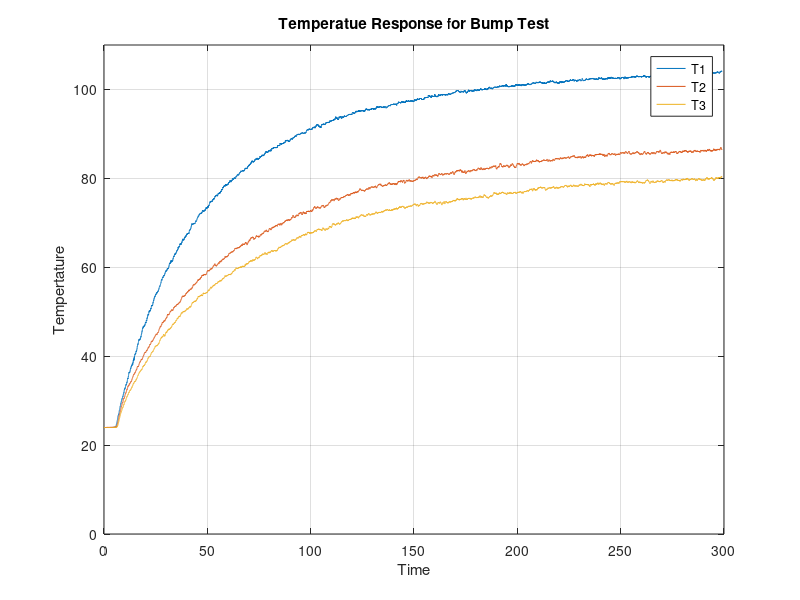

MATLAB code to generate this figure: (Note: this script raises an error after producing the figure.)
%% Load and process On/Off Controller with Width=1.0

load('data_open_loop.mat')

t=data_hfe_ol(1,:);
T1=data_hfe_ol(2,:);
T2=data_hfe_ol(3,:);
T3=data_hfe_ol(4,:);
Vh=data_hfe_ol(5,:);
Vb=data_hfe_ol(6,:);

plot(t,T1);
grid on;
ylim([0 110]);
title('Temperatue Response for Bump Test');
ylabel('Tempertature');
xlabel('Time');
hold on;
plot(t,T2);
hold on;
plot(t,T3);
legend('T1','T2','T3');
savefig('data_open_loop_temp.fig');
fig=openfig('data_open_loop_temp.fig');
saveas(fig,'data_open_loop_temp.png');
close(fig);
hold off;


plot(t,Vh);
grid on;
ylim([0 5]);
title('Applied Heater Voltages for Bump Test');
ylabel('Voltage');
xlabel('Time');
hold on;
plot(t,Vb);
legend('V_h','V_b');
savefig('data_open_loop_volt.fig');
fig=openfig('data_open_loop_volt.fig');
saveas(fig,'data_open_loop_volt.png');
close(fig);
hold off;


%% Load and process On/Off Controller with Width=1.0

load('data_u_onoff_width=1.0.mat')
load('data_temp_onoff_width=1.0.mat')

t=data_temp(:,1);
T1d=data_temp(:,2);
T1=data_temp(:,3);
Vh=data_u(:,2);
Vb=data_u(:,3);

plot(t,T1d);
grid on;
ylim([40 50]);
title('On/Off Controller with Width=1.0');
ylabel('Tempertature');
xlabel('Time');
hold on;
plot(t,T1);
legend('T1d','Tq');
savefig('onoff_width=1.0.fig');
fig=openfig('onoff_width=1.0.fig');
saveas(fig,'onoff_width=1.0.png');
close(fig);
hold off;


%% Load and process On/Off Controller with Width=0.2

load('data_u_onoff_width=0.2.mat')
load('data_temp_onoff_width=0.2.mat')

t=data_temp(:,1);
T1d=data_temp(:,2);
T1=data_temp(:,3);
Vh=data_u(:,2);
Vb=data_u(:,3);

plot(t,T1d);
grid on;
ylim([42 53]);
title('On/Off Controller with Width=0.2');
ylabel('Tempertature');
xlabel('Time');
hold on;
plot(t,T1);
legend('T1d','Tq');
savefig('onoff_width=0.2.fig');
fig=openfig('onoff_width=0.2.fig');
saveas(fig,'onoff_width=0.2.png');
close(fig);
hold off;


%% Load and process PI Controller with Kp=0.7 & Ki=0.05
load('data_u_pi_kp=0.7_ki=0.05.mat')
load('data_temp_pi_kp=0.7_ki=0.05.mat')

t=data_temp(:,1);
T1d=data_temp(:,2);
T1=data_temp(:,3);
Vh=data_u(:,2);
Vb=data_u(:,3);

plot(t,T1d);
grid on;
ylim([42 52]);
title('PI Controller with Kp=0.7 & Ki=0.05');
ylabel('Tempertature');
xlabel('Time');
hold on;
plot(t,T1);
legend('T1d','Tq');
savefig('pi_kp=0.7_ki=0.05.fig');
fig=openfig('pi_kp=0.7_ki=0.05.fig');
saveas(fig,'pi_kp=0.7_ki=0.05.png');
close(fig);
hold off;

%% Load and process P Controller with K_p=0.3

load('data_u_p_with_kp=0.3.mat')
load('data_temp_p_with_kp=0.3.mat')

t=data_temp(:,1);
T1d=data_temp(:,2);
T1=data_temp(:,3);
Vh=data_u(:,2);
Vb=data_u(:,3);

plot(t,T1d);
grid on;
ylim([38 52]);
title('P Controller with K_p=0.3');
ylabel('Tempertature');
xlabel('Time');
hold on;
plot(t,T1);
legend('T1d','Tq');
savefig('p_with_kp=0.3.fig');
fig=openfig('p_with_kp=0.3.fig');
saveas(fig,'p_with_kp=0.3.png');
close(fig);
hold off;

%% Load and process  P Controller with K_p=0.5

load('data_temp_p_with_kp=0.5.mat')
load('data_temp_p_with_kp=0.5.mat')

t=data_temp(:,1);
T1d=data_temp(:,2);
T1=data_temp(:,3);
Vh=data_u(:,2);
Vb=data_u(:,3);

plot(t,T1d);
grid on;
ylim([40 50]);
title('P Controller with K_p=0.5');
ylabel('Tempertature');
xlabel('Time');
hold on;
plot(t,T1);
legend('T1d','Tq');
savefig('p_with_kp=0.5.fig');
fig=openfig('p_with_kp=0.5.fig');
saveas(fig,'p_with_kp=0.5.png');
close(fig);
hold off;

%% Load and process PI Controller with Kp=0.5 & Ki=0.1
load('data_u_pi_kp=0.5_ki=0.1.mat')
load('data_temp_pi_kp=0.5_ki=0.1.mat')

t=data_temp(:,1);
T1d=data_temp(:,2);
T1=data_temp(:,3);
Vh=data_u(:,2);
Vb=data_u(:,3);

plot(t,T1d);
grid on;
ylim([42 52]);
title('PI Controller with K_p=0.5 & K_i=0.1');
ylabel('Tempertature');
xlabel('Time');
hold on;
plot(t,T1);
legend('T1d','Tq');
savefig('pi_kp=0.5_ki=0.1.fig');
fig=openfig('pi_kp=0.5_ki=0.1.fig');
saveas(fig,'pi_kp=0.5_ki=0.1.png');
close(fig);
hold off;

%% Load and process PI Controller with Kp=0.5 & Ki=0.06
load('data_u_pi_kp=0.5_ki=0.06.mat')
load('data_temp_pi_kp=0.5_ki=0.06.mat')

t=data_temp(:,1);
T1d=data_temp(:,2);
T1=data_temp(:,3);
Vh=data_u(:,2);
Vb=data_u(:,3);

plot(t,T1d);
grid on;
ylim([42 52]);
title('PI Controller with K_p=0.5 & K_i=0.06');
ylabel('Tempertature');
xlabel('Time');
hold on;
plot(t,T1);
legend('T1d','Tq');
savefig('pi_kp=0.5_ki=0.06.fig');
fig=openfig('pi_kp=0.5_ki=0.06.fig');
saveas(fig,'pi_kp=0.5_ki=0.06.png');
close(fig);
hold off;

%% Load and process PI Controller with Kp=0.5 & Ki=0.06 Without Anti-Windup
load('data_u_pi_kp=0.5_ki=0.06_withoutanti.mat')
load('data_temp_pi_kp=0.5_ki=0.06_withoutanti.mat')

t=data_temp(:,1);
T1d=data_temp(:,2);
T1=data_temp(:,3);
Vh=data_u(:,2);
Vb=data_u(:,3);

plot(t,T1d);
grid on;
ylim([42 52]);
title('PI Controller with K_p=0.5 & K_i=0.06 Without Anti-Windup');
ylabel('Tempertature');
xlabel('Time');
hold on;
plot(t,T1);
legend('T1d','Tq');
savefig('pi_kp=0.5_ki=0.06_withoutanti.fig');
fig=openfig('pi_kp=0.5_ki=0.06_withoutanti.fig');
saveas(fig,'pi_kp=0.5_ki=0.06_withoutanti.png');
close(fig);
hold off;

%% Load and process PI Controller with Kp=0.5 & Ki=0.075
load('data_u_pi_kp=0.5_ki=0.075.mat')
load('data_temp_pi_kp=0.5_ki=0.075.mat')

t=data_temp(:,1);
T1d=data_temp(:,2);
T1=data_temp(:,3);
Vh=data_u(:,2);
Vb=data_u(:,3);

plot(t,T1d);
grid on;
ylim([42 52]);
title('PI Controller with K_p=0.5 & K_i=0.075');
ylabel('Tempertature');
xlabel('Time');
hold on;
plot(t,T1);
legend('T1d','Tq');
savefig('pi_kp_0.5_ki_0.075.fig');
fig=openfig('pi_kp_0.5_ki_0.075.fig');
saveas(fig,'pi_kp_0.5_ki_0.075.png');
close(fig);
hold off;

%% Load and process PI Controller with Preliminary Kp & Ki values
load('data_u_pi_with_prelim_values.mat')
load('data_temp_pi_with_prelim_values.mat')

t=data_temp(:,1);
T1d=data_temp(:,2);
T1=data_temp(:,3);
Vh=data_u(:,2);
Vb=data_u(:,3);

plot(t,T1d);
grid on;
ylim([42 52]);
title('PI Controller with Preliminary K_p & K_i values');
ylabel('Tempertature');
xlabel('Time');
hold on;
plot(t,T1);
legend('T1d','Tq');
savefig('pi_with_prelim_values.fig');
fig=openfig('pi_with_prelim_values.fig');
saveas(fig,'pi_with_prelim_values.png');
close(fig);
hold off;
